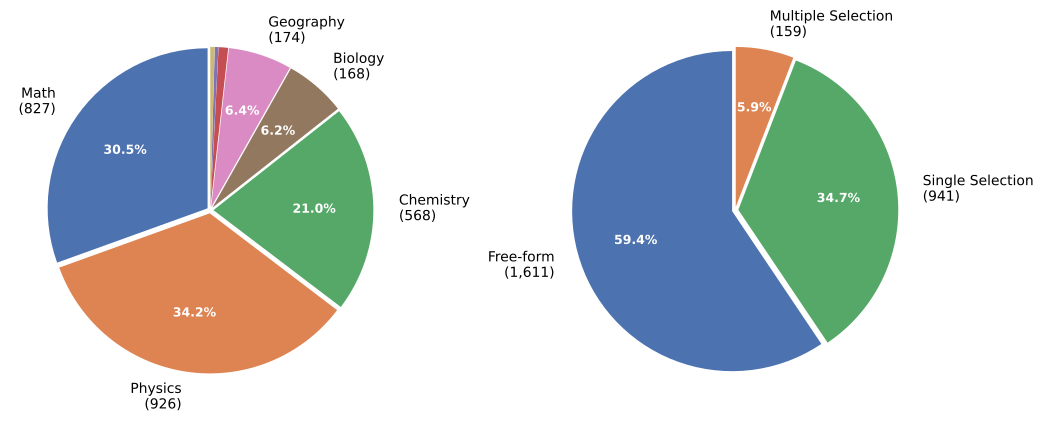

This chart was generated by the following Python code:
#!/usr/bin/env python3
"""Two side-by-side pie charts: domain distribution and question-type distribution."""

import json
from collections import Counter
from pathlib import Path

import matplotlib.pyplot as plt
import numpy as np

DATA_PATH = Path(__file__).resolve().parent.parent.parent / "data" / "filtered_data_with_solution_hard.json"
OUT_DIR = Path(__file__).resolve().parent

BG_COLOR = "#FFFFFF"
LABEL_SIZE = 10
PCT_SIZE = 9

DOMAIN_COLORS = {
    "Math": "#4C72B0",
    "Physics": "#DD8452",
    "Chemistry": "#55A868",
    "Biology": "#937860",
    "Geography": "#DA8BC3",
    "Puzzle": "#C44E52",
    "Computer Science": "#8172B3",
    "Engineering": "#CCB974",
}

DOMAIN_ORDER = ["Math", "Physics", "Chemistry", "Biology", "Geography", "Puzzle", "Computer Science", "Engineering"]

QTYPE_COLORS = {
    "free_form": "#4C72B0",
    "single_selection": "#55A868",
    "multiple_selection": "#DD8452",
}
QTYPE_ORDER = ["free_form", "single_selection", "multiple_selection"]
QTYPE_LABELS = {
    "free_form": "Free-form",
    "single_selection": "Single Selection",
    "multiple_selection": "Multiple Selection",
}


def make_pie(ax, labels, sizes, colors, min_pct=4.0):
    total = sum(sizes)
    wedges, _ = ax.pie(
        sizes,
        labels=None,
        colors=colors,
        explode=[0.02] * len(labels),
        startangle=90,
    )

    for wedge, label, size in zip(wedges, labels, sizes):
        pct = size / total * 100
        if pct < min_pct:
            continue
        ang = (wedge.theta2 + wedge.theta1) / 2
        rad = np.deg2rad(ang)
        # label outside, percentage inside
        x_out = 1.18 * np.cos(rad)
        y_out = 1.18 * np.sin(rad)
        ha = "left" if x_out >= 0 else "right"
        ax.text(
            x_out, y_out, f"{label}\n({size:,})",
            ha=ha, va="center", fontsize=LABEL_SIZE, fontweight="medium",
        )
        x_in = 0.65 * np.cos(rad)
        y_in = 0.65 * np.sin(rad)
        ax.text(
            x_in, y_in, f"{pct:.1f}%",
            ha="center", va="center", fontsize=PCT_SIZE,
            fontweight="bold", color="white",
        )


def main():
    with open(DATA_PATH) as f:
        items = json.load(f)
    print(f"Loaded {len(items):,} items")

    domains = Counter(it["domain"] for it in items)
    qtypes = Counter(it["question_type"] for it in items)

    fig, (ax1, ax2) = plt.subplots(1, 2, figsize=(12, 5.2))
    fig.patch.set_facecolor(BG_COLOR)

    # Left: domain
    dom_labels = [d for d in DOMAIN_ORDER if d in domains]
    dom_sizes = [domains[d] for d in dom_labels]
    dom_colors = [DOMAIN_COLORS[d] for d in dom_labels]
    make_pie(ax1, dom_labels, dom_sizes, dom_colors)

    # Right: question type
    qt_labels_raw = [q for q in QTYPE_ORDER if q in qtypes]
    qt_sizes = [qtypes[q] for q in qt_labels_raw]
    qt_colors = [QTYPE_COLORS[q] for q in qt_labels_raw]
    qt_labels = [QTYPE_LABELS[q] for q in qt_labels_raw]
    make_pie(ax2, qt_labels, qt_sizes, qt_colors)

    fig.subplots_adjust(wspace=0.3)

    for fmt in ("pdf", "png"):
        out = OUT_DIR / f"distribution.{fmt}"
        fig.savefig(out, dpi=200, bbox_inches="tight", facecolor=fig.get_facecolor())
        print(f"  -> {out}")
    plt.close(fig)


if __name__ == "__main__":
    main()
